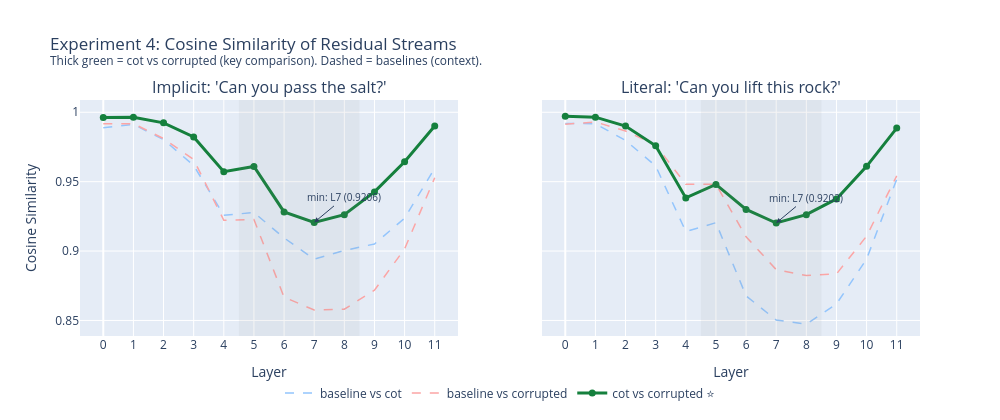

The notebook cell this image was saved under:
### Code cell
# Visualization 4: Cosine similarity — cot vs corrupted is the key comparison
# Thick green = cot vs corrupted (the faithfulness signal)
# Thin dashed = baselines (context only)

fig = make_subplots(
    rows=1, cols=2,
    subplot_titles=["Implicit: 'Can you pass the salt?'", "Literal: 'Can you lift this rock?'"],
    shared_yaxes=True,
)

layers = list(range(n_layers))

for col, sent_type in enumerate(["implicit", "literal"], 1):
    r = exp4_results[sent_type]
    
    # Secondary: baseline comparisons (thin, dashed, gray-ish)
    fig.add_trace(go.Scatter(
        x=layers, y=r["nocot_cot"], mode="lines",
        name="baseline vs cot",
        line=dict(color="#93c5fd", width=1.5, dash="dash"),
        legendgroup="nc", showlegend=(col == 1),
    ), row=1, col=col)
    fig.add_trace(go.Scatter(
        x=layers, y=r["nocot_corrupted"], mode="lines",
        name="baseline vs corrupted",
        line=dict(color="#fca5a5", width=1.5, dash="dash"),
        legendgroup="ncorr", showlegend=(col == 1),
    ), row=1, col=col)
    
    # PRIMARY: cot vs corrupted (thick, solid, dark)
    fig.add_trace(go.Scatter(
        x=layers, y=r["cot_corrupted"], mode="lines+markers",
        name="cot vs corrupted ⭐",
        line=dict(color="#15803d", width=3),
        marker=dict(size=7, color="#15803d"),
        legendgroup="cc", showlegend=(col == 1),
    ), row=1, col=col)
    
    # Bottleneck shading
    fig.add_vrect(x0=L_PRIMARY-0.5, x1=L_SECONDARY+0.5,
                  fillcolor="gray", opacity=0.08, line_width=0,
                  row=1, col=col)
    
    # Find min cosine for cot vs corrupted and annotate
    min_idx = int(np.argmin(r["cot_corrupted"]))
    fig.add_annotation(
        x=min_idx, y=r["cot_corrupted"][min_idx],
        text=f"min: L{min_idx} ({r['cot_corrupted'][min_idx]:.4f})",
        showarrow=True, arrowhead=2, ax=30, ay=-25,
        font=dict(size=10), row=1, col=col,
    )

fig.update_layout(
    title="Experiment 4: Cosine Similarity of Residual Streams<br>"
          "<sup>Thick green = cot vs corrupted (key comparison). Dashed = baselines (context).</sup>",
    height=420, width=1000,
    legend=dict(x=0.5, y=-0.18, xanchor="center", orientation="h"),
)
fig.update_xaxes(title_text="Layer", dtick=1)
fig.update_yaxes(title_text="Cosine Similarity", row=1, col=1)

fig.write_image(f"{SAVE_DIR}/exp4_cosine.png", scale=2)
fig.show()

### Figure 1 — Plotly figure (JSON) as saved in the notebook; plotly's stock layout.template omitted (floating-point values rounded to 4 significant figures)
{"data": [{"legendgroup": "nc", "line": {"color": "#93c5fd", "dash": "dash", "width": 1.5}, "mode": "lines", "name": "baseline vs cot", "showlegend": true, "type": "scatter", "x": [0, 1, 2, 3, 4, 5, 6, 7, 8, 9, 10, 11], "xaxis": "x", "y": [0.9889, 0.9913, 0.9803, 0.9617, 0.9258, 0.9278, 0.9095, 0.8942, 0.9004, 0.9051, 0.9237, 0.9598], "yaxis": "y"}, {"legendgroup": "ncorr", "line": {"color": "#fca5a5", "dash": "dash", "width": 1.5}, "mode": "lines", "name": "baseline vs corrupted", "showlegend": true, "type": "scatter", "x": [0, 1, 2, 3, 4, 5, 6, 7, 8, 9, 10, 11], "xaxis": "x", "y": [0.9918, 0.9918, 0.981, 0.9659, 0.9222, 0.9227, 0.8667, 0.8575, 0.8581, 0.8719, 0.9015, 0.9528], "yaxis": "y"}, {"legendgroup": "cc", "line": {"color": "#15803d", "width": 3}, "marker": {"color": "#15803d", "size": 7}, "mode": "lines+markers", "name": "cot vs corrupted ⭐", "showlegend": true, "type": "scatter", "x": [0, 1, 2, 3, 4, 5, 6, 7, 8, 9, 10, 11], "xaxis": "x", "y": [0.9963, 0.9963, 0.9924, 0.9822, 0.9572, 0.961, 0.9282, 0.9206, 0.9262, 0.9426, 0.9643, 0.9901], "yaxis": "y"}, {"legendgroup": "nc", "line": {"color": "#93c5fd", "dash": "dash", "width": 1.5}, "mode": "lines", "name": "baseline vs cot", "showlegend": false, "type": "scatter", "x": [0, 1, 2, 3, 4, 5, 6, 7, 8, 9, 10, 11], "xaxis": "x2", "y": [0.992, 0.9918, 0.9797, 0.9613, 0.9141, 0.9204, 0.8677, 0.8503, 0.8473, 0.8619, 0.8942, 0.9517], "yaxis": "y2"}, {"legendgroup": "ncorr", "line": {"color": "#fca5a5", "dash": "dash", "width": 1.5}, "mode": "lines", "name": "baseline vs corrupted", "showlegend": false, "type": "scatter", "x": [0, 1, 2, 3, 4, 5, 6, 7, 8, 9, 10, 11], "xaxis": "x2", "y": [0.9913, 0.993, 0.9865, 0.9764, 0.9481, 0.9481, 0.9103, 0.8866, 0.8824, 0.8835, 0.9108, 0.9542], "yaxis": "y2"}, {"legendgroup": "cc", "line": {"color": "#15803d", "width": 3}, "marker": {"color": "#15803d", "size": 7}, "mode": "lines+markers", "name": "cot vs corrupted ⭐", "showlegend": false, "type": "scatter", "x": [0, 1, 2, 3, 4, 5, 6, 7, 8, 9, 10, 11], "xaxis": "x2", "y": [0.9972, 0.9965, 0.9901, 0.9759, 0.9383, 0.948, 0.93, 0.9202, 0.9262, 0.9376, 0.9611, 0.9886], "yaxis": "y2"}], "layout": {"annotations": [{"font": {"size": 16}, "showarrow": false, "text": "Implicit: 'Can you pass the salt?'", "x": 0.225, "xanchor": "center", "xref": "paper", "y": 1, "yanchor": "bottom", "yref": "paper"}, {"font": {"size": 16}, "showarrow": false, "text": "Literal: 'Can you lift this rock?'", "x": 0.775, "xanchor": "center", "xref": "paper", "y": 1, "yanchor": "bottom", "yref": "paper"}, {"arrowhead": 2, "ax": 30, "ay": -25, "font": {"size": 10}, "showarrow": true, "text": "min: L7 (0.9206)", "x": 7, "xref": "x", "y": 0.9206, "yref": "y"}, {"arrowhead": 2, "ax": 30, "ay": -25, "font": {"size": 10}, "showarrow": true, "text": "min: L7 (0.9202)", "x": 7, "xref": "x2", "y": 0.9202, "yref": "y2"}], "height": 420, "legend": {"orientation": "h", "x": 0.5, "xanchor": "center", "y": -0.18}, "shapes": [{"fillcolor": "gray", "line": {"width": 0}, "opacity": 0.08, "type": "rect", "x0": 4.5, "x1": 8.5, "xref": "x", "y0": 0, "y1": 1, "yref": "y domain"}, {"fillcolor": "gray", "line": {"width": 0}, "opacity": 0.08, "type": "rect", "x0": 4.5, "x1": 8.5, "xref": "x2", "y0": 0, "y1": 1, "yref": "y2 domain"}], "title": {"text": "Experiment 4: Cosine Similarity of Residual Streams<br><sup>Thick green = cot vs corrupted (key comparison). Dashed = baselines (context).</sup>"}, "width": 1000, "xaxis": {"anchor": "y", "domain": [0, 0.45], "dtick": 1, "title": {"text": "Layer"}}, "xaxis2": {"anchor": "y2", "domain": [0.55, 1], "dtick": 1, "title": {"text": "Layer"}}, "yaxis": {"anchor": "x", "domain": [0, 1], "title": {"text": "Cosine Similarity"}}, "yaxis2": {"anchor": "x2", "domain": [0, 1], "matches": "y", "showticklabels": false}}}
